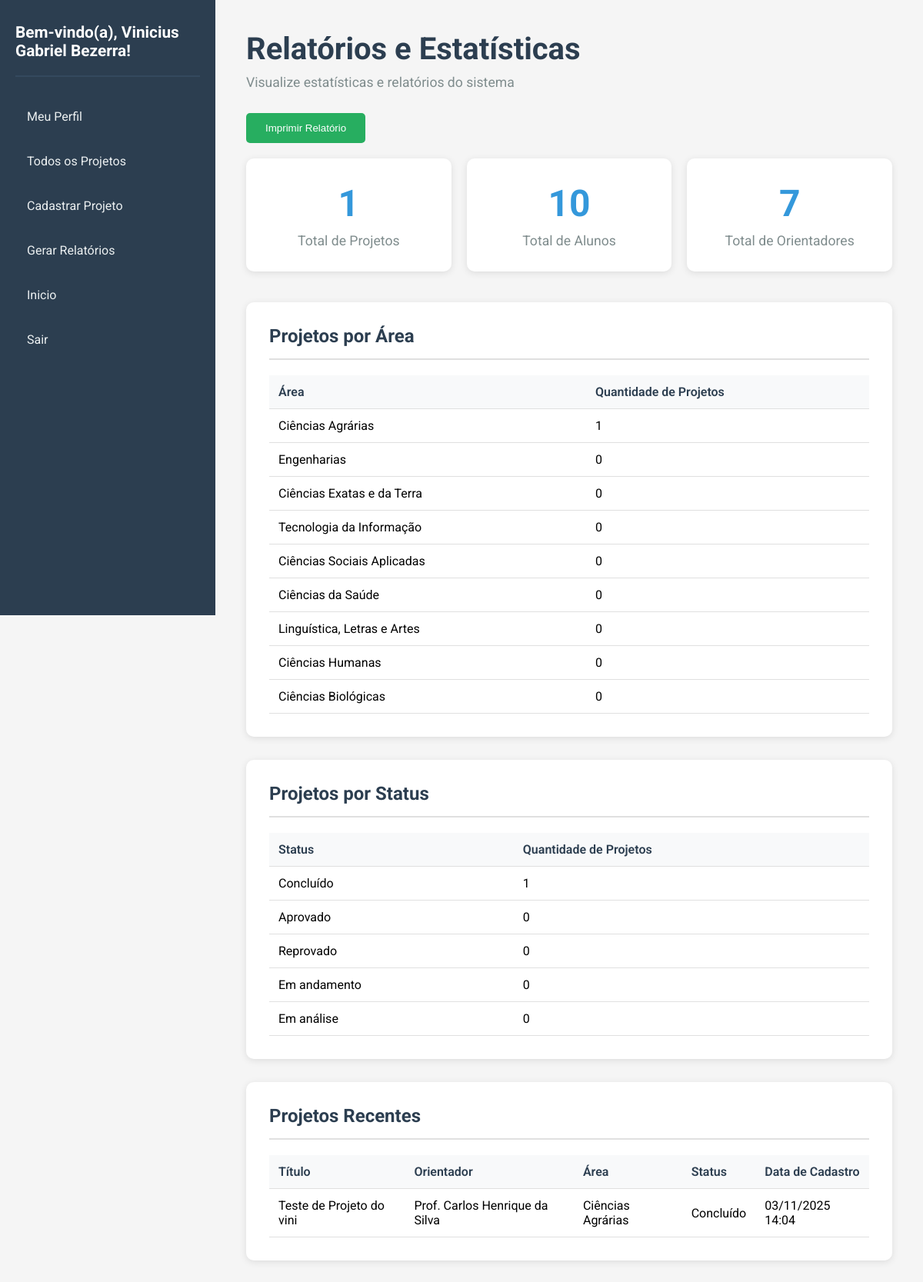
Page /pages/relatorios.php (signed in) on the committed database.
### tables this page shows
CREATE TABLE `projetos` (
  `id` int(11) NOT NULL,
  `titulo` varchar(255) NOT NULL,
  `resumo` text,
  `id_orientador` int(11) NOT NULL,
  `id_area` int(11) NOT NULL,
  `status` int(11) NOT NULL,
  `data_cadastro` timestamp NOT NULL DEFAULT CURRENT_TIMESTAMP,
  `imagem` varchar(255) DEFAULT NULL
);

CREATE TABLE `orientadores` (
  `id` int(11) NOT NULL,
  `nome` varchar(200) NOT NULL,
  `email` varchar(150) NOT NULL
);

CREATE TABLE `areas` (
  `id` int(11) NOT NULL,
  `nome` varchar(100) NOT NULL
);

CREATE TABLE `status` (
  `id` int(11) NOT NULL,
  `descricao` varchar(50) NOT NULL
);

### pages/relatorios.php (the view, shortened to what this page needs)
<?php
$conexao = getConnection();
$nome = $_SESSION['usuario_nome'];
$query_total_projetos = "SELECT COUNT(*) as total FROM projetos";
$result_total_projetos = $conexao->query($query_total_projetos);
$total_projetos = $result_total_projetos->fetch_assoc()['total'];
$query_projetos_por_area = "SELECT a.nome as area, COUNT(p.id) as total
                            FROM areas a
                            LEFT JOIN projetos p ON a.id = p.id_area
                            GROUP BY a.id, a.nome
                            ORDER BY total DESC";
$result_projetos_por_area = $conexao->query($query_projetos_por_area);
$query_projetos_por_status = "SELECT s.descricao as status, COUNT(p.id) as total
                              FROM status s
                              LEFT JOIN projetos p ON s.id = p.status
                              GROUP BY s.id, s.descricao
                              ORDER BY total DESC";
$result_projetos_por_status = $conexao->query($query_projetos_por_status);
$query_total_alunos = "SELECT COUNT(*) as total FROM alunos";
$result_total_alunos = $conexao->query($query_total_alunos);
$total_alunos = $result_total_alunos->fetch_assoc()['total'];
$query_total_orientadores = "SELECT COUNT(*) as total FROM orientadores";
$result_total_orientadores = $conexao->query($query_total_orientadores);
$total_orientadores = $result_total_orientadores->fetch_assoc()['total'];
$query_projetos_recentes = "SELECT p.titulo, p.data_cadastro, o.nome as orientador, a.nome as area, s.descricao as status
                            FROM projetos p
                            LEFT JOIN orientadores o ON p.id_orientador = o.id
                            LEFT JOIN areas a ON p.id_area = a.id
                            LEFT JOIN status s ON p.status = s.id
                            ORDER BY p.data_cadastro DESC
                            LIMIT 10";
$result_projetos_recentes = $conexao->query($query_projetos_recentes);
?>
<!DOCTYPE html>
<html lang="pt-BR">
<head>
    <link rel="stylesheet" href="../css/style.css">
</head>
<body>
    <aside>
        <h2 class="titulo-sidebar">Bem-vindo(a), <?php echo htmlspecialchars($nome); ?>!</h2>
        <div class="funcoes-sidebar">
            <ul>
                <li><a href="meu_perfil.php">Meu Perfil</a></li>
                <li><a href="projetos.php">Todos os Projetos</a></li>
                <li><a href="cadastrar_projeto.php">Cadastrar Projeto</a></li>
                <li><a href="relatorios.php">Gerar Relatórios</a></li>
                <li><a href="../index.php">Inicio</a></li>
                <li><a href="../php/logout.php">Sair</a></li>
            </ul>
        </div>
    </aside>
    <main>
        <div class="container">
            <h1 class="titulo">Relatórios e Estatísticas</h1>
            <div class="apresentacao">
                <p>Visualize estatísticas e relatórios do sistema</p>
            </div>
            <button onclick="window.print()" class="btn-imprimir">Imprimir Relatório</button>
            <div class="relatorios-grid">
                <div class="stat-card">
                    <div class="stat-number"><?php echo $total_projetos; ?></div>
                    <div class="stat-label">Total de Projetos</div>
                </div>
                <div class="stat-card">
                    <div class="stat-number"><?php echo $total_alunos; ?></div>
                    <div class="stat-label">Total de Alunos</div>
                </div>
                <div class="stat-card">
                    <div class="stat-number"><?php echo $total_orientadores; ?></div>
                    <div class="stat-label">Total de Orientadores</div>
                </div>
            </div>
            <div class="relatorio-section">
                <h2>Projetos por Área</h2>
                <table class="relatorio-table">
                    <thead>
                        <tr>
                            <th>Área</th>
                            <th>Quantidade de Projetos</th>
                        </tr>
                    </thead>
                    <tbody>
                        <?php while ($row = $result_projetos_por_area->fetch_assoc()): ?>
                            <tr>
                                <td><?php echo htmlspecialchars($row['area']); ?></td>
                                <td><?php echo $row['total']; ?></td>
                            </tr>
                        <?php endwhile; ?>
                    </tbody>
                </table>
            </div>
            <div class="relatorio-section">
                <h2>Projetos por Status</h2>
                <table class="relatorio-table">
                    <thead>
                        <tr>
                            <th>Status</th>
                            <th>Quantidade de Projetos</th>
                        </tr>
                    </thead>
                    <tbody>
                        <?php while ($row = $result_projetos_por_status->fetch_assoc()): ?>
                            <tr>
                                <td><?php echo htmlspecialchars($row['status']); ?></td>
                                <td><?php echo $row['total']; ?></td>
                            </tr>
                        <?php endwhile; ?>
                    </tbody>
                </table>
            </div>
            <div class="relatorio-section">
                <h2>Projetos Recentes</h2>
                <table class="relatorio-table">
                    <thead>
                        <tr>
                            <th>Título</th>
                            <th>Orientador</th>
                            <th>Área</th>
                            <th>Status</th>
                            <th>Data de Cadastro</th>
                        </tr>
                    </thead>
                    <tbody>
                        <?php while ($row = $result_projetos_recentes->fetch_assoc()): ?>
                            <tr>
                                <td><?php echo htmlspecialchars($row['titulo']); ?></td>
                                <td><?php echo htmlspecialchars($row['orientador']); ?></td>
                                <td><?php echo htmlspecialchars($row['area']); ?></td>
                                <td><?php echo htmlspecialchars($row['status']); ?></td>
                                <td><?php echo date('d/m/Y H:i', strtotime($row['data_cadastro'])); ?></td>
                            </tr>
                        <?php endwhile; ?>
                    </tbody>
                </table>
            </div>
        </div>
    </main>
</body>
</html>

### css/style.css (style rules this page uses)
* { margin: 0; padding: 0; box-sizing: border-box; }
body { font-family: "Roboto", sans-serif; background-color: #f5f5f5; display: flex; min-height: 100vh; }
aside { width: 280px; background-color: #2c3e50; color: white; padding: 30px 20px; position: fixed; height: 100vh; overflow-y: auto; }
.titulo-sidebar { font-size: 1.3rem; margin-bottom: 30px; padding-bottom: 20px; border-bottom: 2px solid #34495e; }
.funcoes-sidebar ul { list-style: none; }
.funcoes-sidebar li { margin-bottom: 15px; }
.funcoes-sidebar a { color: #ecf0f1; text-decoration: none; display: block; padding: 12px 15px; border-radius: 5px; transition: all 0.3s ease; }
main { margin-left: 280px; flex: 1; padding: 40px; }
.container { max-width: 1200px; margin: 0 auto; }
.titulo { font-size: 2.5rem; color: #2c3e50; margin-bottom: 10px; }
.apresentacao { margin-bottom: 30px; color: #7f8c8d; font-size: 1.1rem; }
html { scroll-behavior: smooth; }

### pages/relatorios.php (style rules this page uses)
.relatorios-grid { display: grid; grid-template-columns: repeat(auto-fit, minmax(250px, 1fr)); gap: 20px; margin-bottom: 40px; }
.stat-card { background: white; padding: 30px; border-radius: 10px; box-shadow: 0 2px 10px rgba(0, 0, 0, 0.1); text-align: center; }
.stat-number { font-size: 3rem; font-weight: 700; color: #3498db; margin-bottom: 10px; }
.stat-label { font-size: 1.1rem; color: #7f8c8d; }
.relatorio-section { background: white; padding: 30px; border-radius: 10px; box-shadow: 0 2px 10px rgba(0, 0, 0, 0.1); margin-bottom: 30px; }
.relatorio-section h2 { color: #2c3e50; margin-bottom: 20px; padding-bottom: 15px; border-bottom: 2px solid #e0e0e0; }
.relatorio-table { width: 100%; border-collapse: collapse; }
.relatorio-table th, .relatorio-table td { padding: 12px; text-align: left; border-bottom: 1px solid #e0e0e0; }
.relatorio-table th { background-color: #f8f9fa; color: #2c3e50; font-weight: 600; }
.btn-imprimir { padding: 12px 25px; background-color: #27ae60; color: white; border: none; border-radius: 5px; cursor: pointer; transition: background-color 0.3s ease; margin-bottom: 20px; }

### rows in the picture
projetos: titulo "Teste de Projeto do vini", id_orientador.nome "Prof. Carlos Henrique da Silva", id_area.nome "Ciências Agrárias", status.descricao "Concluído", data_cadastro "03/11/2025 14:04"

### other values in the picture
$nome "Vinicius Gabriel Bezerra"
$total_projetos "1"
$total_alunos "10"
$total_orientadores "7"
$row['area'] "Ciências Agrárias"
$row['total'] "1"
$row['area'] "Engenharias"
$row['total'] "0"
$row['area'] "Ciências Exatas e da Terra"
$row['area'] "Tecnologia da Informação"
$row['area'] "Ciências Sociais Aplicadas"
$row['area'] "Ciências da Saúde"
$row['area'] "Linguística, Letras e Artes"
$row['area'] "Ciências Humanas"
$row['area'] "Ciências Biológicas"
